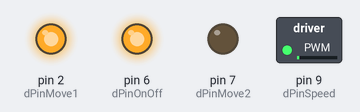
Simulated run of this sketch. Board: Arduino Uno, built with avr-gcc and run on an emulated ATmega328P. Parts: switched loads named in the sketch (green lamp = pin HIGH), output pins drawn as LEDs (lit = HIGH).

Above: at 0.05 s.
At 0.3 s:
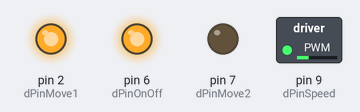
At 1.7 s:
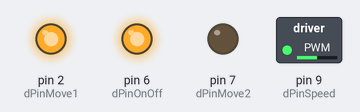
At 3.35 s:
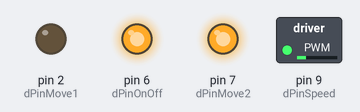
At 4.75 s:
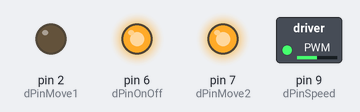
At 6.2 s:
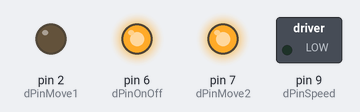
Timing chart, 0 to 8.1 s (numbered marks = the images above):
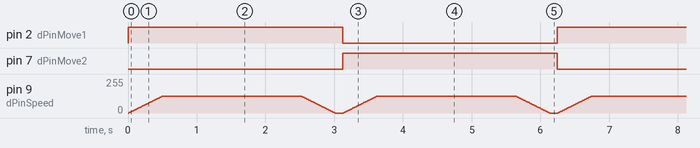

Measured:
- by itself, pin 2 (dPinMove1), pin 7 (dPinMove2): alternates HIGH for 3.1 s and LOW for 3.1 s

The sketch:

Motortest.ino
```cpp
#include "motor_driver.h"


void setup()
{
pinMode(dPinMove1, OUTPUT);
pinMode(dPinMove2, OUTPUT);
pinMode(dPinOnOff, OUTPUT);
pinMode(dPinSpeed, OUTPUT);
enableMotor(1);
Serial.begin(9600);
}

void loop(){
  direction(1);
  for(int i=0;i<=50;i++){
    speed(i);
    delay(10);
  }

  speed(50);
  delay(2000);
  for(int i=50;i>=0;i--){
    speed(i);
    delay(10);
  }
  speed(0);
  delay(100);
  direction(2);
  for(int i=0;i<=50;i++){
    speed(i);
    delay(10);
  }

  speed(50);
  delay(2000);
  for(int i=50;i>=0;i--){
    speed(i);
    delay(10);
  }
  delay(100);


  }
```

motor_driver.c
```cpp
#include "motor_driver.h"

int speed (int iSpeed){
  int iAnalogSpeed = (iSpeed * 255) / 100;  //convert in analog scale
  analogWrite(dPinSpeed, iAnalogSpeed);   //send scaled speed wanted to the pin
  return 0;
}

int direction(int iDir){
//pin 2 and 4 to choose backwardvand forward
int iFlag;

if (iDir == 0)    //break
{
  digitalWrite(dPinMove1, 0);
  digitalWrite(dPinMove2, 0);
  iFlag = 0;

}

if (iDir == 1)    //Forward
{
  digitalWrite(dPinMove1, 1);
  digitalWrite(dPinMove2, 0);
  iFlag = 1;
}

if (iDir == 2)    //backward
{
  digitalWrite(dPinMove1, 0);
  digitalWrite(dPinMove2, 1);
  iFlag = 2;
}

  return iFlag;
}


int motorCurrent(){

  int iCurrentRead = analogRead(dPinCurrent1) + analogRead(dPinCurrent2);
  return iCurrentRead;

}


int enableMotor(int iOnOff){
  digitalWrite(dPinOnOff, iOnOff);
  return 0;
}


int test(int iTest)
{
  if(iTest == 0){
    return 5;
    }

  if(iTest == 1){
    return 4;
    }
}
```

motor_driver.h
```cpp
#define dPinMove1 2
#define dPinMove2 7
#define dPinOnOff 6

#define dPinCurrent1 0
#define dPinCurrent2 1
#define dPinSpeed 9

struct motor_info
{
    int iSpeed;         //by PWM, (0-100%)
    int iDir;            //0, break, 1 forward, 2 backward
    int iCurrent;        //motor current
    int iOnOff;
};

#ifdef __cplusplus
extern "C"{
#endif


int speed(int iSpeed);    //tells to the motot the speed it should have
int direction(int iDir);   //tells to the motor the direction it should have
int motorCurrent();      //asks the current in the motor
int enableMotor(int iOnOff);
int test(int iTest);


#ifdef __cplusplus
} // extern "C"
#endif
```
